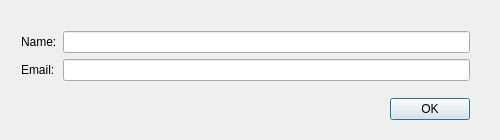
<?xml version="1.0" encoding="UTF-8"?>
<ui version="4.0">
 <class>AddDialog</class>
 <widget class="QDialog" name="AddDialog">
  <property name="geometry">
   <rect>
    <x>0</x>
    <y>0</y>
    <width>500</width>
    <height>140</height>
   </rect>
  </property>
  <property name="windowTitle">
   <string>Add Address</string>
  </property>
  <widget class="QWidget" name="layoutWidget">
   <property name="geometry">
    <rect>
     <x>10</x>
     <y>20</y>
     <width>471</width>
     <height>111</height>
    </rect>
   </property>
   <layout class="QGridLayout" name="gridLayout_2">
    <item row="1" column="0">
     <spacer name="verticalSpacer">
      <property name="orientation">
       <enum>Qt::Vertical</enum>
      </property>
      <property name="sizeHint" stdset="0">
       <size>
        <width>20</width>
        <height>5</height>
       </size>
      </property>
     </spacer>
    </item>
    <item row="2" column="0">
     <layout class="QHBoxLayout" name="horizontalLayout">
      <item>
       <spacer name="horizontalSpacer">
        <property name="orientation">
         <enum>Qt::Horizontal</enum>
        </property>
        <property name="sizeHint" stdset="0">
         <size>
          <width>40</width>
          <height>20</height>
         </size>
        </property>
       </spacer>
      </item>
      <item>
       <widget class="QPushButton" name="okButton">
        <property name="text">
         <string>OK</string>
        </property>
       </widget>
      </item>
     </layout>
    </item>
    <item row="0" column="0">
     <layout class="QGridLayout" name="gridLayout">
      <item row="0" column="0">
       <widget class="QLabel" name="nameText">
        <property name="text">
         <string>Name:</string>
        </property>
       </widget>
      </item>
      <item row="0" column="1">
       <widget class="QLineEdit" name="nameEdit"/>
      </item>
      <item row="1" column="0">
       <widget class="QLabel" name="emailText">
        <property name="text">
         <string>Email:</string>
        </property>
       </widget>
      </item>
      <item row="1" column="1">
       <widget class="QLineEdit" name="emailEdit"/>
      </item>
     </layout>
    </item>
   </layout>
  </widget>
 </widget>
 <layoutdefault spacing="6" margin="11"/>
 <resources/>
 <connections>
  <connection>
   <sender>okButton</sender>
   <signal>clicked()</signal>
   <receiver>AddDialog</receiver>
   <slot>accept()</slot>
   <hints>
    <hint type="sourcelabel">
     <x>403</x>
     <y>123</y>
    </hint>
    <hint type="destinationlabel">
     <x>329</x>
     <y>98</y>
    </hint>
   </hints>
  </connection>
 </connections>
</ui>
